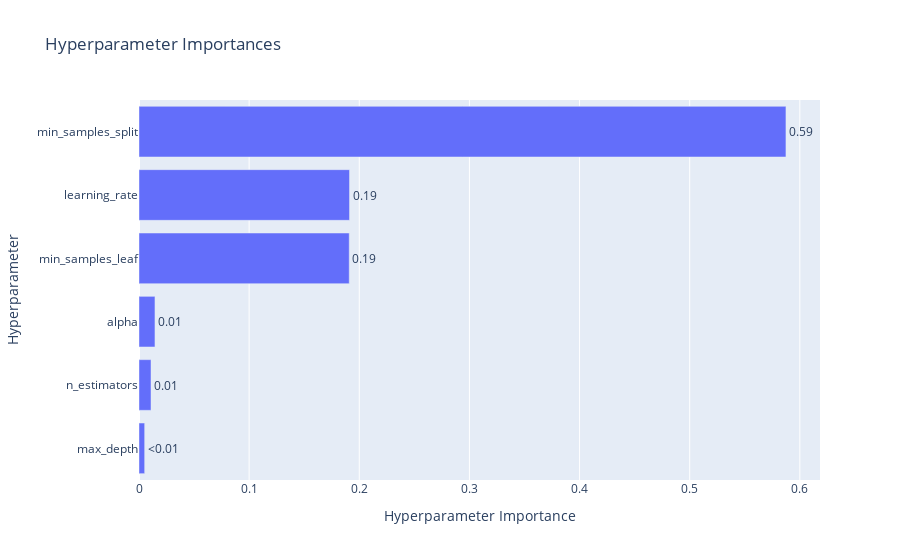

The notebook cell saved with this chart:
### Markdown cell above
Aqui pode se perceber que min_samples_leaf e min_samples_split possuem uma influencia maior sobre a saída sendo valores mais baixos de ambos melhores, pois podemos ver uma certa ordem nas saidas, enquanto max_depth e n_estimators praticamente não possuem ordem

### Code cell
optuna.visualization.plot_param_importances(study)

### Figure 1 — Plotly figure (JSON) as saved in the notebook; plotly's stock layout.template omitted (floating-point values rounded to 4 significant figures)
{"data": [{"cliponaxis": false, "hovertemplate": ["max_depth (IntDistribution): 0.005152383954004084<extra></extra>", "n_estimators (IntDistribution): 0.010919287865282382<extra></extra>", "alpha (FloatDistribution): 0.014495707798694782<extra></extra>", "min_samples_leaf (IntDistribution): 0.1908879340235281<extra></extra>", "learning_rate (FloatDistribution): 0.1911511882285724<extra></extra>", "min_samples_split (IntDistribution): 0.5873934981299181<extra></extra>"], "name": "Objective Value", "orientation": "h", "text": ["<0.01", "0.01", "0.01", "0.19", "0.19", "0.59"], "textposition": "outside", "type": "bar", "x": [0.005152, 0.01092, 0.0145, 0.1909, 0.1912, 0.5874], "y": ["max_depth", "n_estimators", "alpha", "min_samples_leaf", "learning_rate", "min_samples_split"]}], "layout": {"title": {"text": "Hyperparameter Importances"}, "xaxis": {"title": {"text": "Hyperparameter Importance"}}, "yaxis": {"title": {"text": "Hyperparameter"}}}}
